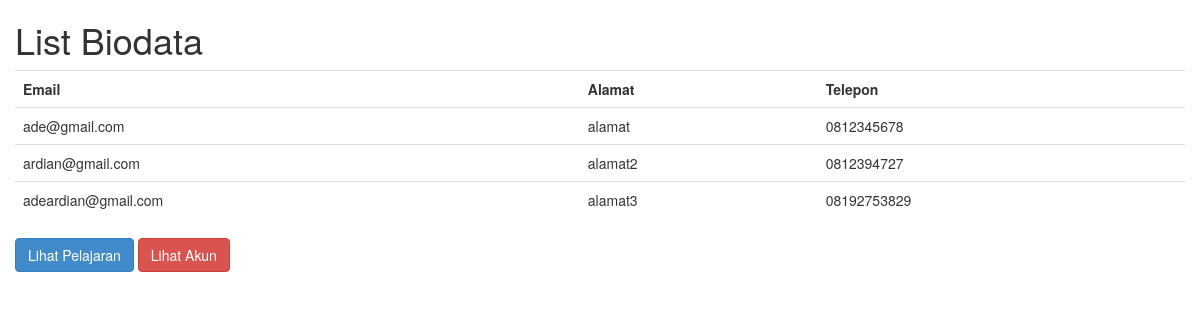
The page /index.php/karyawancontroller/biodata on the database its author committed.
### tables this page shows
CREATE TABLE `biodata` (
  `ID` int(11) NOT NULL,
  `user_id` int(11) NOT NULL,
  `alamat` varchar(255) NOT NULL,
  `telepon` varchar(255) NOT NULL
);

CREATE TABLE `user` (
  `ID` int(11) NOT NULL,
  `email` varchar(255) NOT NULL,
  `username` varchar(255) NOT NULL,
  `password` varchar(255) NOT NULL
);

### application/controllers/KaryawanController.php (called while the page is built, shortened)
<?php
class KaryawanController extends CI_Controller {
	public function biodata()
	{
		$this->load->model('biodata');
		$data['query'] = $this->db->select('user.*, biodata.*')
						->from('user')
						->join('biodata', 'user.id = biodata.user_id', 'inner')
						->get();
		$this->load->view('biodata_list', $data);
	}
}

### index.php (called while the page is built, shortened)
<?php
require_once BASEPATH.'core/CodeIgniter.php';

### application/views/biodata_list.php (the view, shortened to what this page needs)
?><!DOCTYPE html>
<html lang="en">
<head>
	<link href="<?PHP echo base_url(); ?>assets/css/bootstrap.min.css" rel="stylesheet">
		<link href="<?PHP echo base_url(); ?>assets/css/jquery.dataTables.min.css" rel="stylesheet">
        <link href="<?PHP echo base_url(); ?>assets/css/bootstrap-datetimepicker.min.css" rel="stylesheet">
</head>
<body>
<div id="container">
	<div id="body" class="col-sm-12">
		<h1>List Biodata</h1>
		<table class="table table-responsive">
			<tr>
				<th>Email</th>
				<th>Alamat</th>
				<th>Telepon</th>
			</tr>
			<?php
				foreach ($query->result() as $row) {
			?>
				<tr>
					<td><?= $row->email; ?></td>
					<td><?= $row->alamat; ?></td>
					<td><?= $row->telepon; ?></td>
				</tr>
			<?php
				}
			?>
		</table>
		<button type="button" class="btn btn-primary btn-small" id="pelajaran">Lihat Pelajaran</button>
		<button type="button" class="btn btn-danger btn-small" id="akun">Lihat Akun</button>
	</div>
</div>
</body>
</html>

### rows shown on the page
biodata: user.email "ade@gmail.com", alamat "alamat", telepon "0812345678"
biodata: user.email "ardian@gmail.com", alamat "alamat2", telepon "0812394727"
biodata: user.email "adeardian@gmail.com", alamat "alamat3", telepon "08192753829"
